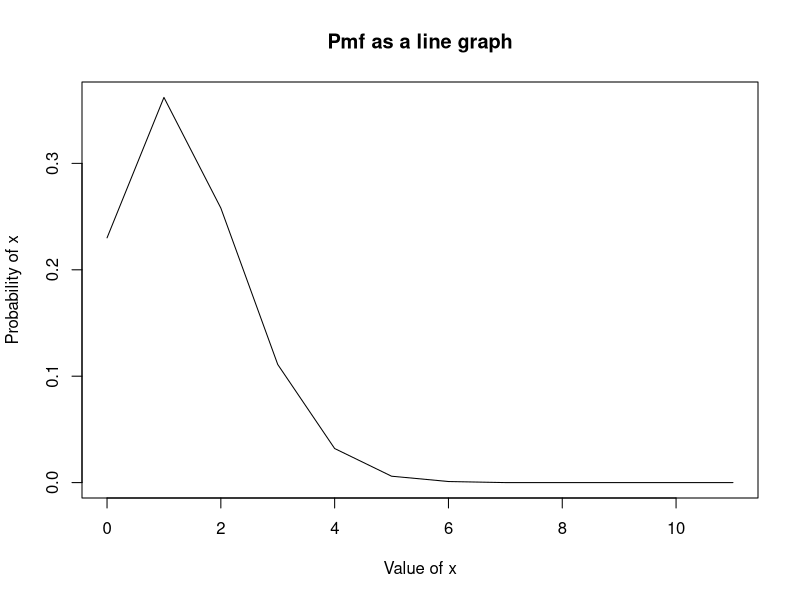
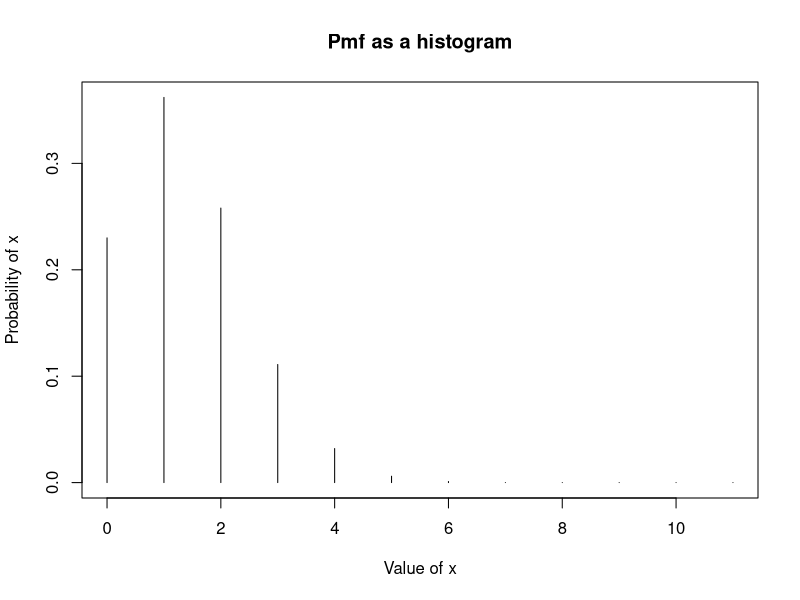
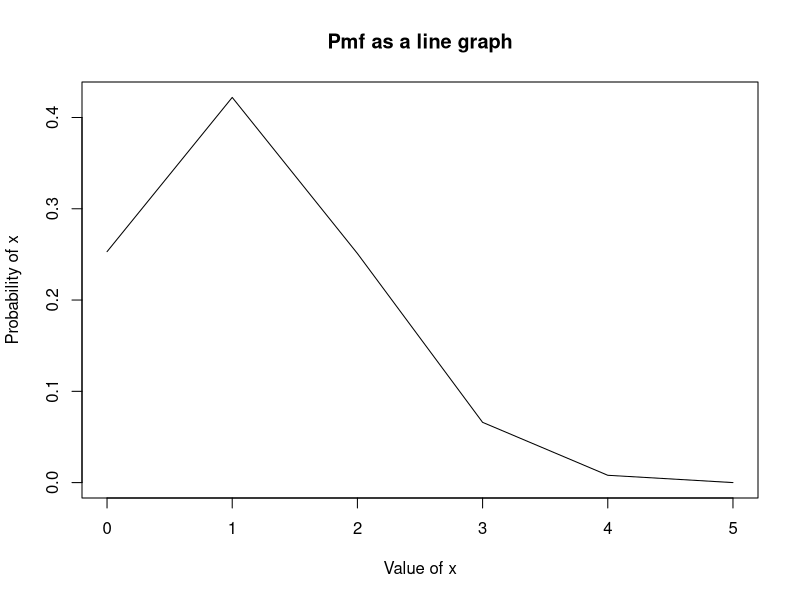
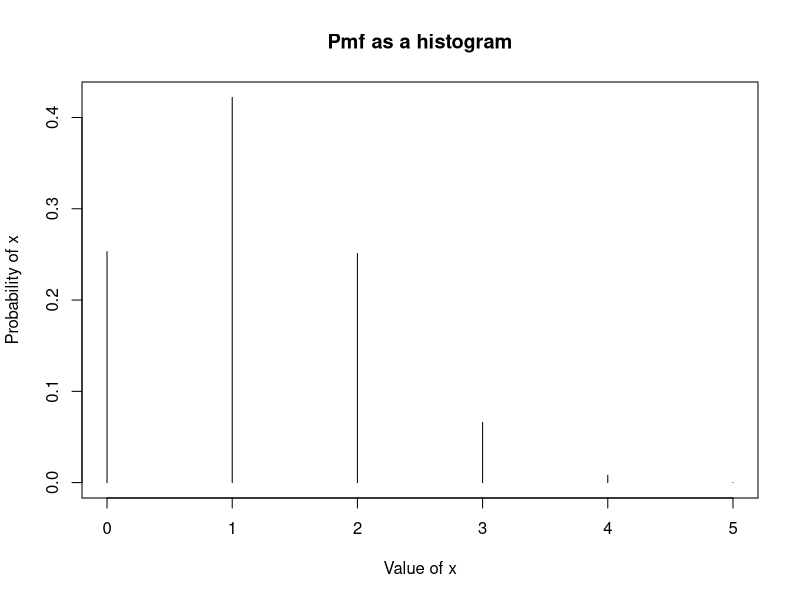
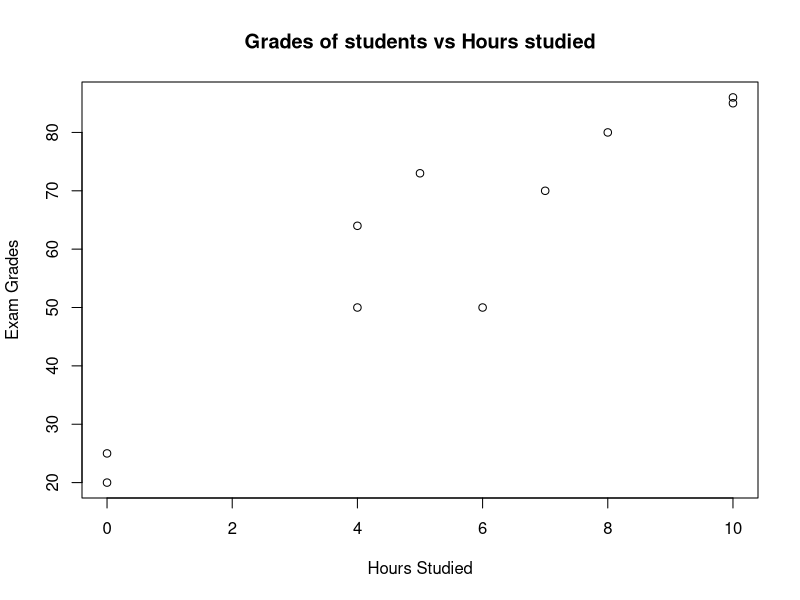

Generate these figures, in order, with R:
## ---- chunk 1
knitr::opts_chunk$set(echo = TRUE)
## ---- chunk 2
#Function to calculate the random outcomes given the parameters
dice_dist <-rbinom(n=10000000,size=11,prob=0.125)

#Function to calculate the probabilities of the dice roll
dice_probability = table(dice_dist)*(1/10000000)

#List of probabilities rounded to 3. (NOTE: n=100000 was used because it displays the probabilities up to 9. 10 and 11 are not shown probably because they are a very small value).
round(dice_probability,3)
## ---- chunk 3
#Store x values and simulated probabilities in vectors
x_val <-c(0,1,2,3,4,5,6,7,8,9,10,11)
x_prob <-c(0.230,0.362,0.258,0.111,0.032,0.006,0.001,0.000,0.000,0.000,0.000,0.000)

#Use table function to create the table of values
table(x_prob,x_val)
#Note: Table shows a 1 when an X value corresponds to the probability and 0 otherwise.
## ---- chunk 4
Expectation = (0*0.230)+(1*0.362)+(2*0.258)+(3*0.111)+(4*0.032)+(5*0.006)+(6*0.001)
Expectation
## ---- chunk 5
#The line graph is created using the plot function. x_val is in the x-axis because if it were to be in the y-axis the graph would not have been a function (vertical line test).
pmf_line<-plot(x_val,x_prob,xlab='Value of x',ylab='Probability of x',type='l',main='Pmf as a line graph')
## ---- chunk 6
#This code is the same as the one in part F. Only difference is the type is changed to 'h' meaning it will be a histogram
pmf_hist<-plot(x_val,x_prob,xlab='Value of x',ylab='Probability of x',type='h',main='Pmf as a histogram')
## ---- chunk 7
#Place values of x into a vector
x<-c(0,1,2,3,4,5)

#Create a hypergemtric distribution function using the choose() function
card_dist <-(choose(12,x))*(choose(40,5-x))*((1/choose(52,5)))

#Round the probabilities to 3 decimal places
rounded_card_dist<-round(card_dist,3)

rounded_card_dist
## ---- chunk 8
#Store x values and probabilities into vectors
c_val <-c(0,1,2,3,4,5)
c_prob <-c(0.253,0.422,0.251,0.066,0.008,0.000)

#Create table using table() function
table(c_prob,c_val)
#Note: Table shows a 1 when an X value corresponds to the probability and 0 otherwise. 

## ---- chunk 9
Expectation_card = (0*0.253)+(1*0.422)+(2*0.251)+(3*0.066)+(4*0.008)+(5*0.000)
Expectation_card
## ---- chunk 10
#The plot function was used to compute the line graph for this pmf
pmf_c_line<-plot(c_val,c_prob,xlab='Value of x',ylab='Probability of x',type='l',main='Pmf as a line graph')
## ---- chunk 11
#The plot function was used to compute the line graph for this pmf
pmf_c_hist<-plot(c_val,c_prob,xlab='Value of x',ylab='Probability of x',type='h',main='Pmf as a histogram')
## ---- chunk 12
hours_studied<-c(5,4,8,7,10,6,10,4,0,0)

#Use summary function to see descriptive statistics and sd function to view the standard deviation
summary(hours_studied)
sd(hours_studied)
## ---- chunk 13
exam_grade<-c(73,64,80,70,85,50,86,50,20,25)

summary(exam_grade)
sd(exam_grade)
## ---- chunk 14
#cor function allows us to view the correlation coefficient without us doing a lot of math
cor(exam_grade,hours_studied)
## ---- chunk 15
plot(x=hours_studied, y=exam_grade, main='Grades of students vs Hours studied', xlab='Hours Studied', ylab='Exam Grades')
